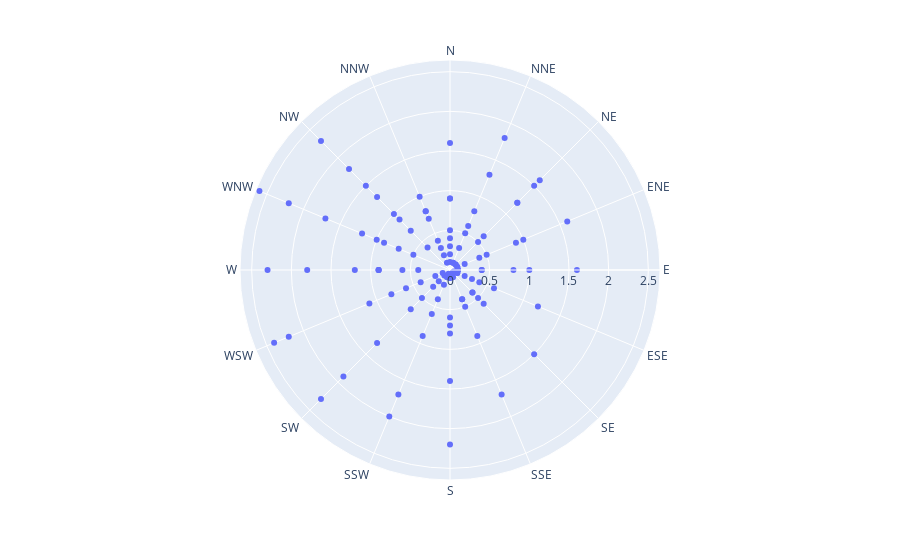

Notebook code cell kept with this figure:
### Markdown cell above
#### Scatter polar chart

### Code cell
px.scatter_polar(data, r="frequency", theta="direction")

### Figure 1 — Plotly figure (JSON) as saved in the notebook; plotly's stock layout.template omitted (floating-point values rounded to 4 significant figures)
{"data": [{"hovertemplate": "frequency=%{r}<br>direction=%{theta}<extra></extra>", "legendgroup": "", "marker": {"color": "#636efa", "symbol": "circle"}, "mode": "markers", "name": "", "r": [0.5, 0.6, 0.5, 0.4, 0.4, 0.3, 0.4, 0.4, 0.6, 0.4, 0.5, 0.6, 0.6, 0.5, 0.4, 0.1, 1.6, 1.8, 1.5, 1.6, 1.6, 1.2, 1.5, 1.7, 2.2, 2, 2.3, 2.4, 2.3, 2.6, 2.3, 0.8, 0.9, 1.3, 1.6, 0.9, 1, 0.6, 0.6, 0.9, 1.4, 1.7, 1.9, 2.2, 1.8, 1.7, 1.8, 0.8, 0.9, 0.8, 1.2, 1, 0.8, 0.4, 0.5, 0.5, 0.8, 0.9, 1.3, 1.1, 1.2, 1.2, 1.3, 1, 0.4, 0.5, 1.2, 0.5, 0.4, 0.2, 0.4, 0.4, 0.7, 0.6, 0.7, 0.8, 0.9, 1, 1, 0.7, 0.3, 0.3, 0.6, 0.2, 0.1, 0.1, 0.05, 0.1, 0.1, 0.2, 0.3, 0.4, 0.9, 0.9, 0.9, 0.3, 0.2, 0.1, 0.1, 0.1, 0.1, 0.1, 0.05, 0.05, 0.1, 0.05, 0.2, 0.2, 0.4, 0.7, 0.7, 0.4, 0.1, 0.1, 0.1, 0.1, 0.1, 0.05, 0.05, 0.05, 0.05, 0.1, 0.1, 0.1, 0.9, 2.2, 1.5, 0.2], "showlegend": false, "subplot": "polar", "theta": ["N", "NNE", "NE", "ENE", "E", "ESE", "SE", "SSE", "S", "SSW", "SW", "WSW", "W", "WNW", "NW", "NNW", "N", "NNE", "NE", "ENE", "E", "ESE", "SE", "SSE", "S", "SSW", "SW", "WSW", "W", "WNW", "NW", "NNW", "N", "NNE", "NE", "ENE", "E", "ESE", "SE", "SSE", "S", "SSW", "SW", "WSW", "W", "WNW", "NW", "NNW", "N", "NNE", "NE", "ENE", "E", "ESE", "SE", "SSE", "S", "SSW", "SW", "WSW", "W", "WNW", "NW", "NNW", "N", "NNE", "NE", "ENE", "E", "ESE", "SE", "SSE", "S", "SSW", "SW", "WSW", "W", "WNW", "NW", "NNW", "N", "NNE", "NE", "ENE", "E", "ESE", "SE", "SSE", "S", "SSW", "SW", "WSW", "W", "WNW", "NW", "NNW", "N", "NNE", "NE", "ENE", "E", "ESE", "SE", "SSE", "S", "SSW", "SW", "WSW", "W", "WNW", "NW", "NNW", "N", "NNE", "NE", "ENE", "E", "ESE", "SE", "SSE", "S", "SSW", "SW", "WSW", "W", "WNW", "NW", "NNW"], "type": "scatterpolar"}], "layout": {"legend": {"tracegroupgap": 0}, "margin": {"t": 60}, "polar": {"angularaxis": {"direction": "clockwise", "rotation": 90}, "domain": {"x": [0, 1], "y": [0, 1]}}}}
